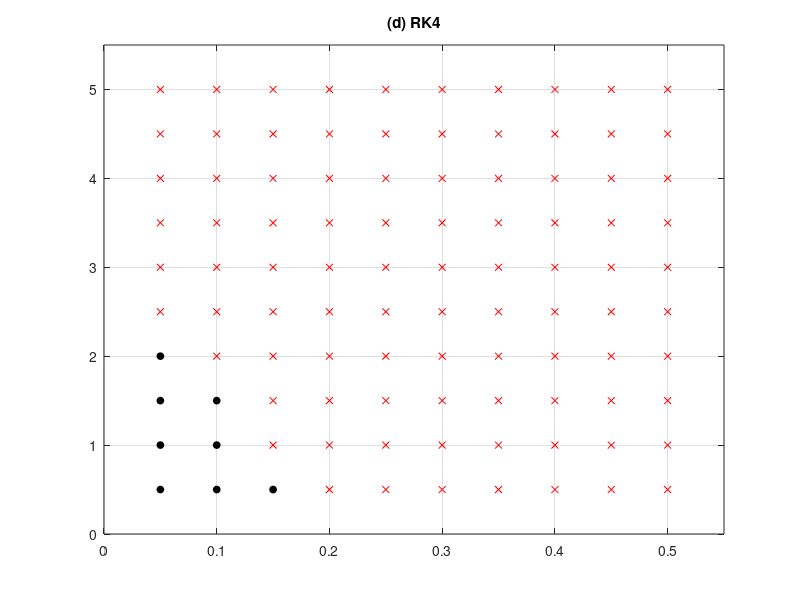

MATLAB code for this plot: (Note: this script raises an error after producing the figure.)
dt_over_dx=0.05:0.05:0.5;
dt_over_tau=0.5:0.5:5;
L=length(dt_over_dx);
H=length(dt_over_tau);
A=cell(H,L);
%% Initialization and Default value for instability 
for i=1:L
    for j=1:H
        A{j,i}=[dt_over_tau(j), dt_over_dx(i), 0];
    end
end

%% Set stability value
for i=1:L
    for j=1:H
        s=A{j,i};
        if single(s(2))==single(0.05)
            if s(1)<2.5
                s(3)=1;
                A{j,i}=s;
            end
        end
        if single(s(2))==single(0.1)
            if s(1)<2
                s(3)=1;
                A{j,i}=s;
            end
        end
        if single(s(2))==single(0.15)
            if s(1)<1
                s(3)=1;
                A{j,i}=s;
            end
        end
%         if single(s(2))==single(0.2)
%             if s(1)<1.5
%                 s(3)=1;
%                 A{j,i}=s;
%             end
%         end
%         if single(s(2))==single(0.25)
%             if s(1)<1.5
%                 s(3)=1;
%                 A{j,i}=s;
%             end
%         end
%         if single(s(2))==single(0.3)
%             if s(1)<1.5
%                 s(3)=1;
%                 A{j,i}=s;
%             end
%         end
%         if single(s(2))==single(0.35)
%             if s(1)<1
%                 s(3)=1;
%                 A{j,i}=s;
%             end
%         end
    end
end


figure;
for i=1:L
    for j=1:H
        s=A{j,i};
        if s(3)==0
            plot(s(2),s(1),'Marker', 'x','Markersize',5, 'MarkerFaceColor', 'r','MarkerEdgeColor', 'r');;
        else
            plot(s(2),s(1),'Marker', 'o','Markersize',5, 'MarkerFaceColor', 'k','MarkerEdgeColor', 'k');
        end
        hold on
    end
end
xlim([0 0.55])
hold on
ylim([0 5.5])
grid on
title('(d) RK4');
ax = gca;
ax.XTick = [0 0.05 0.1 0.15 0.2 0.25 0.3 0.35 0.4 0.45 0.5 0.55];
xlabel('\Deltat/\Deltax');
ylabel('\Deltat/\lambda');